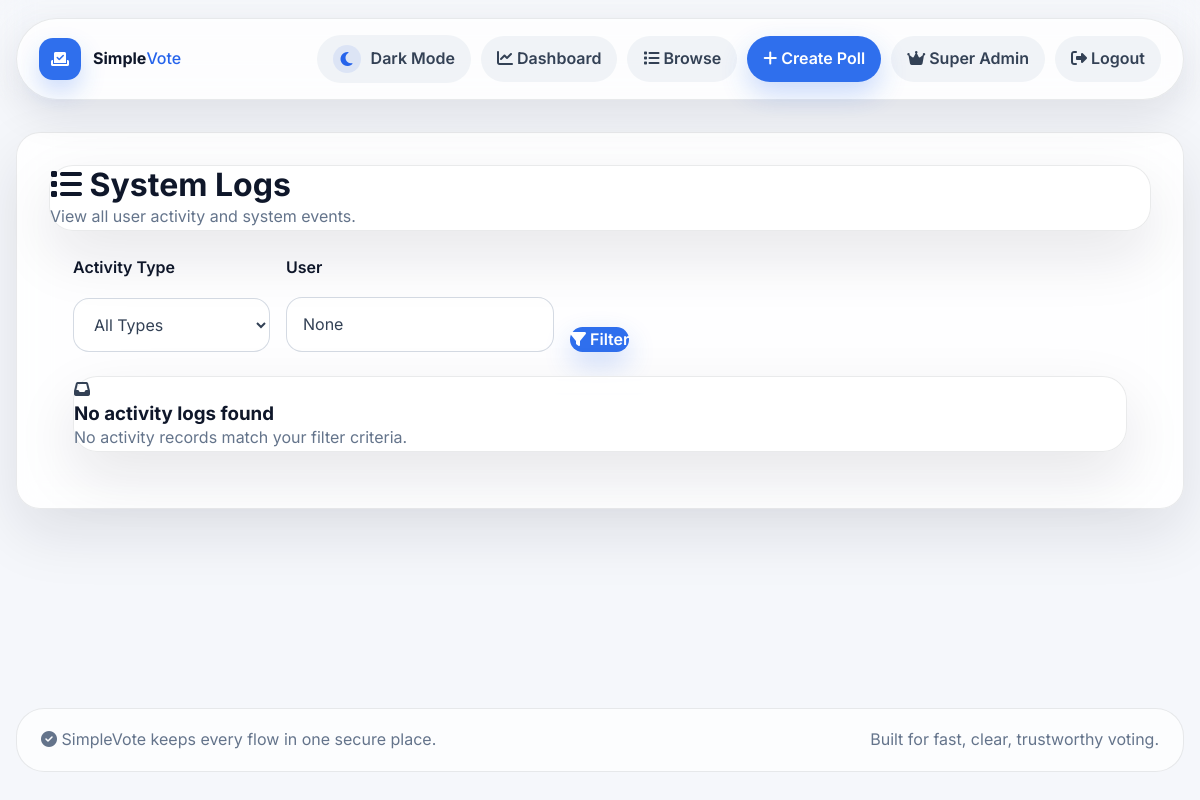
Before: /voting/admin/logs/ (signed in) with the older database file.
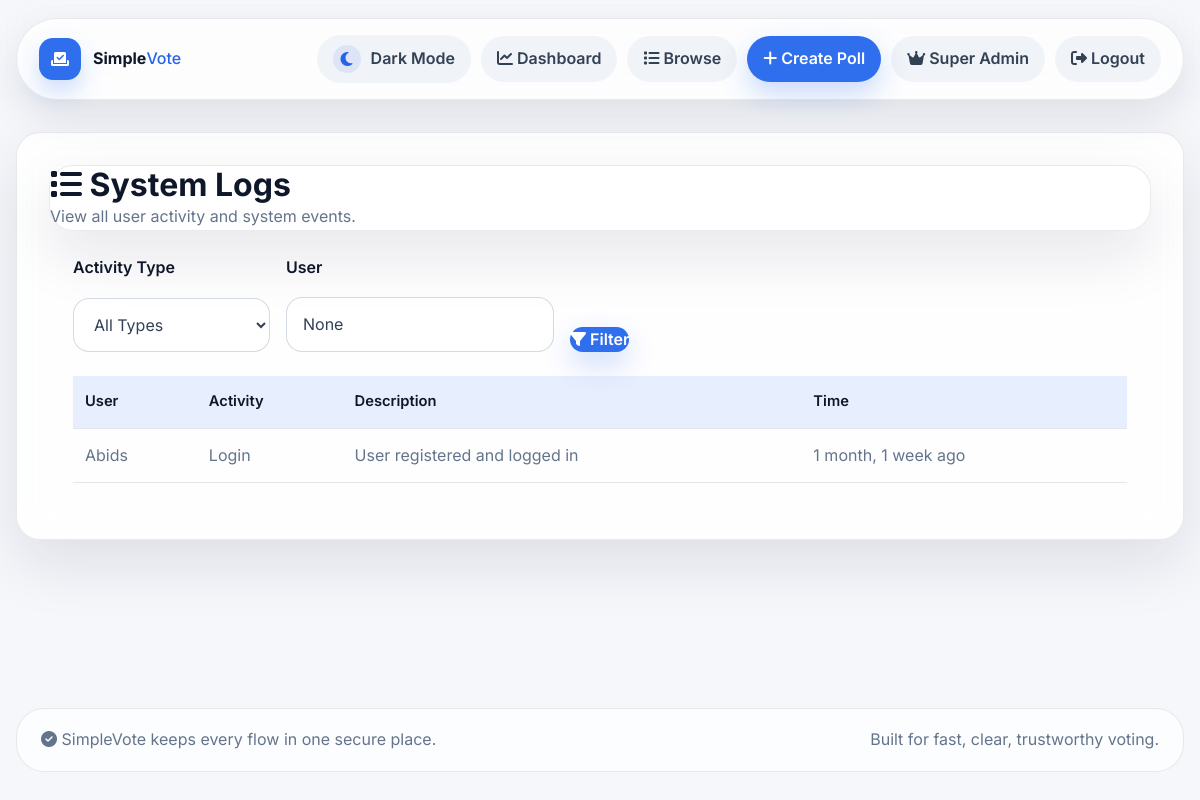
After: the same page with the newer database file.
### accounts/models.py (models this page shows, shortened)
class UserActivity(models.Model):
    user = models.ForeignKey(User, on_delete=models.CASCADE, related_name='activities')
    activity_type = models.CharField(max_length=50, choices=[
        ('poll_created', 'Poll Created'),
        ('vote_cast', 'Vote Cast'),
        ('poll_ended', 'Poll Ended'),
        ('profile_updated', 'Profile Updated'),
        ('login', 'Login'),
        ('logout', 'Logout'),
        ('registration', 'Registration'),
        ('admin_registration', 'Admin Registration'),
    ])
    description = models.TextField()
    timestamp = models.DateTimeField(auto_now_add=True)
    related_poll = models.ForeignKey('voting.Poll', on_delete=models.CASCADE, null=True, blank=True)
    class Meta:
        ordering = ['-timestamp']
        indexes = [
            models.Index(fields=['user', 'timestamp']),
            models.Index(fields=['activity_type', 'timestamp']),
        ]

class User(AbstractUser):
    email = models.EmailField(unique=True)
    bio = models.TextField(max_length=500, blank=True)
    avatar = models.ImageField(upload_to='avatars/', blank=True, null=True)
    date_of_birth = models.DateField(null=True, blank=True)
    location = models.CharField(max_length=100, blank=True)
    website = models.URLField(blank=True)
    phone_number = models.CharField(max_length=20, blank=True)
    is_verified = models.BooleanField(default=False)
    last_seen = models.DateTimeField(default=timezone.now)
    created_at = models.DateTimeField(auto_now_add=True)
    USERNAME_FIELD = 'email'
    REQUIRED_FIELDS = ['username']
    class Meta:
        ordering = ['-date_joined']

### voting/admin_views.py (the view)
# urls.py: path('admin/logs/', admin_views.system_logs, name='system_logs'),
@login_required
@user_passes_test(is_super_admin)
def system_logs(request):
    activities = UserActivity.objects.select_related('user').order_by('-timestamp')[:100]
    activity_type = request.GET.get('type')
    user_filter = request.GET.get('user')
    if activity_type:
        activities = activities.filter(activity_type=activity_type)
    if user_filter:
        activities = activities.filter(user__username__icontains=user_filter)
    context = {
        'activities': activities,
        'activity_type': activity_type,
        'user_filter': user_filter,
        'activity_types': UserActivity._meta.get_field('activity_type').choices,
    }
    return render(request, 'voting/system_logs.html', context)

### voting/admin_views.py (called while the page is built)
def is_super_admin(user):
    return user.is_superuser and user.is_staff

### templates/voting/system_logs.html (shortened to what this page needs)
{% extends 'base.html' %}
{% block content %}
<div class="page-shell">
    <div class="page-header">
        <h1><i class="fas fa-list"></i> System Logs</h1>
        <p>View all user activity and system events.</p>
    </div>
    <section class="logs-section">
        <form method="get" class="logs-filters">
            <div class="filter-row">
                <div class="filter-group">
                    <label for="activity_type">Activity Type</label>
                    <select id="activity_type" name="type">
                        <option value="">All Types</option>
                    </select>
                </div>
                <div class="filter-group">
                    <label for="user_filter">User</label>
                    <input type="text" id="user_filter" name="user" value="{{ user_filter }}" placeholder="Username search...">
                </div>
                <div class="filter-group">
                    <button type="submit" class="btn btn-primary" style="margin-top: auto;"><i class="fas fa-filter"></i> Filter</button>
                </div>
            </div>
        </form>
        {% if activities %}
            <table class="logs-table">
                <thead>
                    <tr>
                        <th>User</th>
                        <th>Activity</th>
                        <th>Description</th>
                        <th>Time</th>
                    </tr>
                </thead>
                <tbody>
                    {% for activity in activities %}
                        <tr>
                            <td>{{ activity.user.username }}</td>
                            <td>{{ activity.get_activity_type_display }}</td>
                            <td>{{ activity.description }}</td>
                            <td>{{ activity.timestamp|timesince }} ago</td>
                        </tr>
                    {% endfor %}
                </tbody>
            </table>
        {% else %}
            <div class="empty-state">
                <i class="fas fa-inbox"></i>
                <h3>No activity logs found</h3>
                <p>No activity records match your filter criteria.</p>
            </div>
        {% endif %}
    </section>
</div>
{% endblock %}

Changed rows visible on the page:
added UserActivity: user.username "Abids", activity_type "Login", description "User registered and logged in", timestamp "1 month, 1 week"
Other visible differences:
text no longer shown: "No activity logs found No activity records match your filter criteria."
text now shown: "User Activity Description Time"
